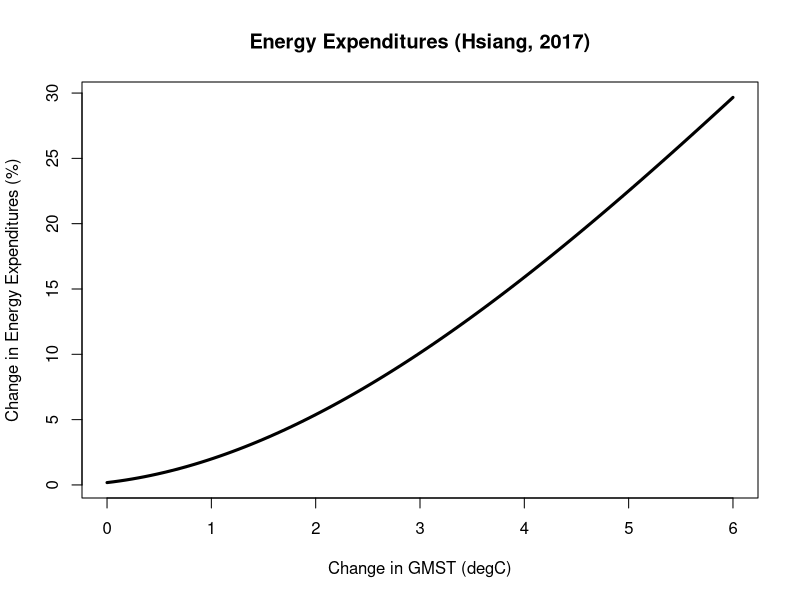

Write R code to recreate this figure.

# S. Hsiang, R. Kopp, et al, "Estimating Economic Damage in the United States from Climate Change", Science 356, 1362-1369 (2017).  Using table S13 from the supplementary information, quadratic-fit column.  t is change in GMST in degC.  Value returned is change in energy expediture in percent.

enex2 <- function(t) {-1.061 + 2.540*t + 0.412*t^2}
enex3 <- function(t) {0.18 + 0.928*t + 0.923*t^2 - 0.0431*t^3}

# Make plot.
plot(enex3,0,6, lwd=3, main="Energy Expenditures (Hsiang, 2017)", xlab="Change in GMST (degC)", ylab="Change in Energy Expenditures (%)")
par(new=TRUE)

